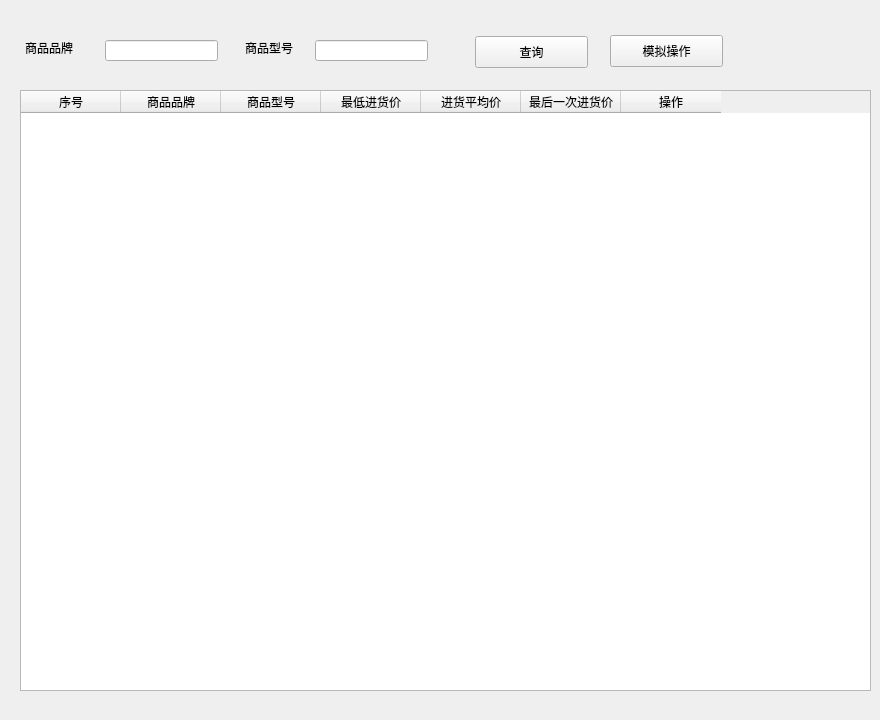
<?xml version="1.0" encoding="UTF-8"?>
<ui version="4.0">
 <class>historySockForm</class>
 <widget class="QWidget" name="historySockForm">
  <property name="geometry">
   <rect>
    <x>0</x>
    <y>0</y>
    <width>880</width>
    <height>720</height>
   </rect>
  </property>
  <property name="windowTitle">
   <string>Form</string>
  </property>
  <widget class="QLineEdit" name="lineEdit">
   <property name="geometry">
    <rect>
     <x>105</x>
     <y>40</y>
     <width>113</width>
     <height>21</height>
    </rect>
   </property>
  </widget>
  <widget class="QLabel" name="label">
   <property name="geometry">
    <rect>
     <x>25</x>
     <y>40</y>
     <width>60</width>
     <height>16</height>
    </rect>
   </property>
   <property name="text">
    <string>商品品牌</string>
   </property>
  </widget>
  <widget class="QLabel" name="label_2">
   <property name="geometry">
    <rect>
     <x>245</x>
     <y>40</y>
     <width>60</width>
     <height>16</height>
    </rect>
   </property>
   <property name="text">
    <string>商品型号</string>
   </property>
  </widget>
  <widget class="QLineEdit" name="lineEdit_2">
   <property name="geometry">
    <rect>
     <x>315</x>
     <y>40</y>
     <width>113</width>
     <height>21</height>
    </rect>
   </property>
  </widget>
  <widget class="QTableWidget" name="tableWidget">
   <property name="geometry">
    <rect>
     <x>20</x>
     <y>90</y>
     <width>851</width>
     <height>601</height>
    </rect>
   </property>
   <column>
    <property name="text">
     <string>序号</string>
    </property>
   </column>
   <column>
    <property name="text">
     <string>商品品牌</string>
    </property>
   </column>
   <column>
    <property name="text">
     <string>商品型号</string>
    </property>
   </column>
   <column>
    <property name="text">
     <string>最低进货价</string>
    </property>
   </column>
   <column>
    <property name="text">
     <string>进货平均价</string>
    </property>
   </column>
   <column>
    <property name="text">
     <string>最后一次进货价</string>
    </property>
   </column>
   <column>
    <property name="text">
     <string>操作</string>
    </property>
   </column>
  </widget>
  <widget class="QPushButton" name="serchButton">
   <property name="geometry">
    <rect>
     <x>475</x>
     <y>36</y>
     <width>113</width>
     <height>32</height>
    </rect>
   </property>
   <property name="text">
    <string>查询</string>
   </property>
  </widget>
  <widget class="QPushButton" name="moniButton">
   <property name="geometry">
    <rect>
     <x>610</x>
     <y>35</y>
     <width>113</width>
     <height>32</height>
    </rect>
   </property>
   <property name="text">
    <string>模拟操作</string>
   </property>
  </widget>
 </widget>
 <resources/>
 <connections/>
</ui>
